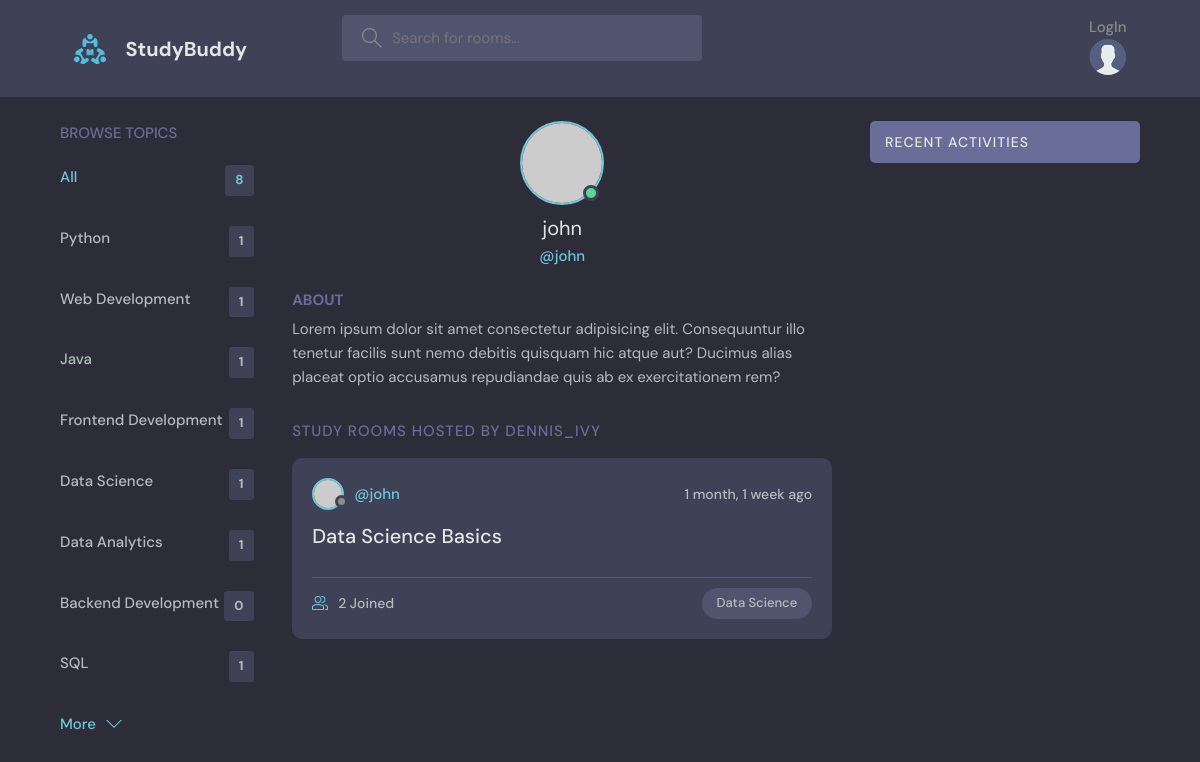
The page /profile/5/ on the database as committed earlier.
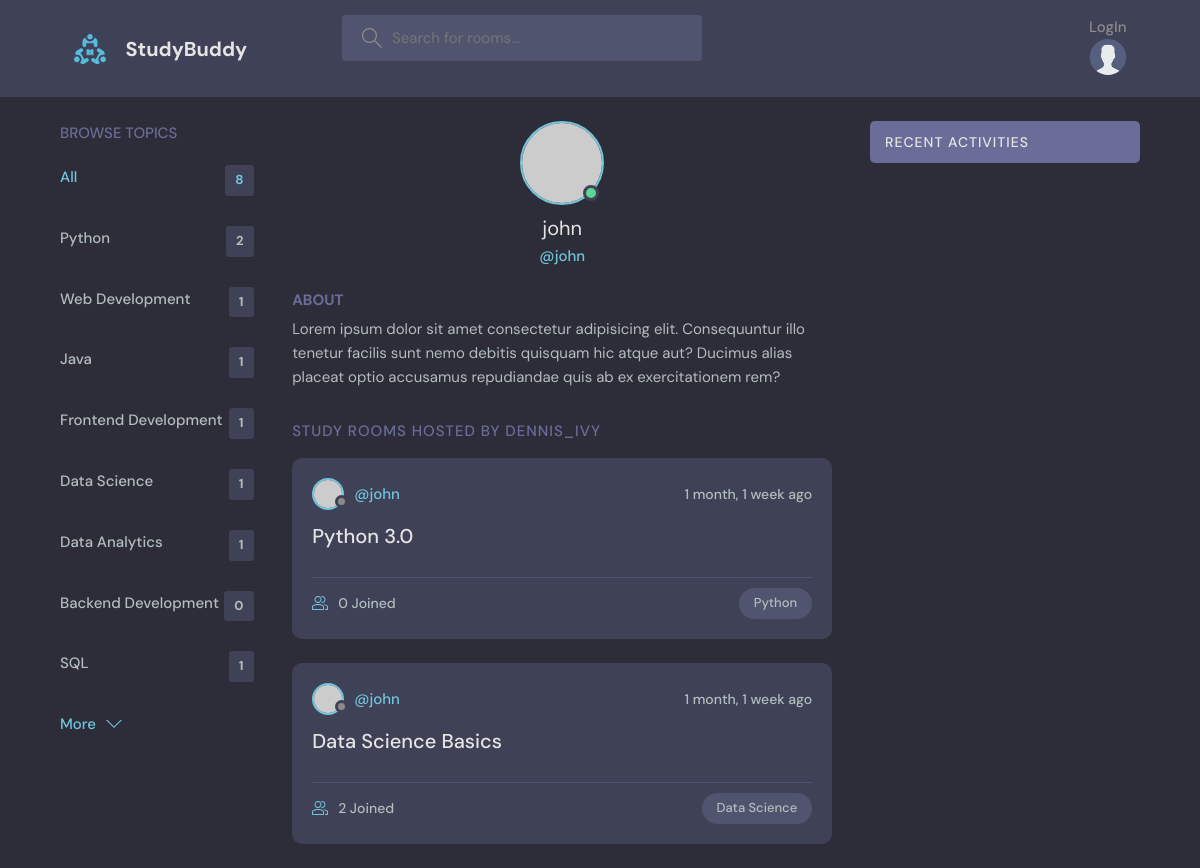
The same page on the database as committed later.
### study/models.py (models this page shows, shortened)
class Topic(models.Model):
    name = models.CharField( max_length=250)

class Room(models.Model):
    host = models.ForeignKey(User, on_delete=models.SET_NULL, null=True)
    topic = models.ForeignKey(Topic, on_delete=models.SET_NULL, null=True)
    name = models.CharField(max_length=250)
    description = models.TextField(blank=True, null=True)
    participants = models.ManyToManyField(User, related_name='participants', blank=True)
    updated = models.DateTimeField(auto_now=True)
    created = models.DateTimeField(auto_now_add=True)
    class Meta:
        ordering = ['-updated','-created']

### study/views.py (the view)
# urls.py: path('profile/<str:pk>/', views.UserProfile.as_view(), name="user-profile"),
class UserProfile(View):
    def get(self,request,pk):
        user = User.objects.get(id=pk)
        rooms= user.room_set.all()
        room_message = user.message_set.all()
        topics = Topic.objects.all()
        context = {'user':user, 'rooms': rooms, 'room_message':room_message,'topics':topics}
        return render(request, 'study/profile.html', context)

### study/templates/study/profile.html (shortened to what this page needs)
{% extends 'main.html' %}
{% block content %}
  <main class="profile-page layout layout--3">
    <div class="container">
      {% include 'study/topics_component.html' %}
      <div class="roomList">
        <div class="profile">
          <div class="profile__avatar">
            <div class="avatar avatar--large active">
              <img src="https://randomuser.me/api/portraits/men/11.jpg" />
            </div>
          </div>
          <div class="profile__info">
            <h3>{{user.username}}</h3>
            <p>@{{user.username}}</p>
          </div>
          <div class="profile__about">
            <h3>About</h3>
            <p>
              Lorem ipsum dolor sit amet consectetur adipisicing elit. Consequuntur illo tenetur
              facilis sunt nemo debitis quisquam hic atque aut? Ducimus alias placeat optio
              accusamus repudiandae quis ab ex exercitationem rem?
            </p>
          </div>
        </div>
        <div class="roomList__header">
          <div>
            <h2>Study Rooms Hosted by dennis_ivy</a>
            </h2>
          </div>
        </div>
        {% include 'study/feed_component.html' %}
      </div>
      {% include 'study/activity_component.html' %}
    </div>
  </main>
  {% endblock content %}

### study/templates/study/topics_component.html
<div class="topics">
    <div class="topics__header">
      <h2>Browse Topics</h2>
    </div>
    <ul class="topics__list">
      <li>
        <a href="{%url 'home' %}" class="active">All <span>{{topics.count}}</span></a>
      </li>
      {% for topic in topics%}
      <li>
        <a href="{%url 'home' %}?q={{topic.name}}">{{topic.name}} <span>{{topic.room_set.all.count}}</span></a>
      </li>
      {%endfor%}
    </ul>
    <a class="btn btn--link" href="{% url 'topics' %}">
      More
      <svg version="1.1" xmlns="http://www.w3.org/2000/svg" width="32" height="32" viewBox="0 0 32 32">
        <title>chevron-down</title>
        <path d="M16 21l-13-13h-3l16 16 16-16h-3l-13 13z"></path>
      </svg>
    </a>
  </div>

### study/templates/study/feed_component.html (shortened to what this page needs)
{% for room in rooms%}
<div class="roomListRoom">
    <div class="roomListRoom__header">
        <a href="{% url 'user-profile' room.host.id %}" class="roomListRoom__author">
            <div class="avatar avatar--small">
                <img src="https://randomuser.me/api/portraits/women/11.jpg" />
            </div>
            <span>@{{room.host.username}}</span>
        </a>
        <div class="roomListRoom__actions">
            <span>{{room.created| timesince}} ago</span>
        </div>
    </div>
    <div class="roomListRoom__content">
        <a href="{% url 'room' room.id %}">{{room.name}}</a>
    </div>
    <div class="roomListRoom__meta">
        <a href="{% url 'room' room.id %}" class="roomListRoom__joined">
            {{room.participants.all.count}} Joined
        </a>
        <p class="roomListRoom__topic">{{room.topic.name}}</p>
    </div>
</div>
{% endfor%}

Rows that differ between the two databases and show on the page:
computed for Topic "Python": room_set.all.count "1" → "2"
added Room: host.username "john", created "1 month, 1 week", name "Python 3.0", participants.all.count "0", topic.name "Python"
